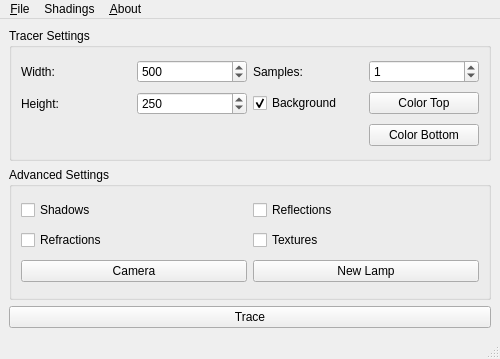
<?xml version="1.0" encoding="UTF-8"?>
<ui version="4.0">
 <class>Main</class>
 <widget class="QMainWindow" name="Main">
  <property name="geometry">
   <rect>
    <x>0</x>
    <y>0</y>
    <width>500</width>
    <height>359</height>
   </rect>
  </property>
  <property name="windowTitle">
   <string>MainWindow</string>
  </property>
  <widget class="QWidget" name="centralwidget">
   <layout class="QVBoxLayout" name="verticalLayout">
    <item>
     <widget class="QGroupBox" name="groupBox">
      <property name="title">
       <string>Tracer Settings</string>
      </property>
      <layout class="QGridLayout" name="gridLayout_2">
       <item row="0" column="1">
        <widget class="QSpinBox" name="valWidth">
         <property name="minimum">
          <number>0</number>
         </property>
         <property name="maximum">
          <number>1000</number>
         </property>
         <property name="value">
          <number>500</number>
         </property>
        </widget>
       </item>
       <item row="1" column="2">
        <widget class="QCheckBox" name="backGround">
         <property name="text">
          <string>Background</string>
         </property>
         <property name="checked">
          <bool>true</bool>
         </property>
        </widget>
       </item>
       <item row="0" column="2">
        <widget class="QLabel" name="label_2">
         <property name="text">
          <string>Samples:</string>
         </property>
        </widget>
       </item>
       <item row="0" column="3">
        <widget class="QSpinBox" name="valSamples">
         <property name="maximum">
          <number>1000</number>
         </property>
         <property name="value">
          <number>1</number>
         </property>
        </widget>
       </item>
       <item row="1" column="0">
        <widget class="QLabel" name="label_5">
         <property name="text">
          <string>Height:</string>
         </property>
        </widget>
       </item>
       <item row="0" column="0">
        <widget class="QLabel" name="label_4">
         <property name="text">
          <string>Width:</string>
         </property>
        </widget>
       </item>
       <item row="1" column="1">
        <widget class="QSpinBox" name="valHeight">
         <property name="maximum">
          <number>5000</number>
         </property>
         <property name="value">
          <number>250</number>
         </property>
        </widget>
       </item>
       <item row="1" column="3">
        <widget class="QPushButton" name="ColorTop">
         <property name="text">
          <string>Color Top</string>
         </property>
        </widget>
       </item>
       <item row="2" column="3">
        <widget class="QPushButton" name="ColorBottom">
         <property name="text">
          <string>Color Bottom</string>
         </property>
        </widget>
       </item>
      </layout>
     </widget>
    </item>
    <item>
     <widget class="QGroupBox" name="groupBox_2">
      <property name="title">
       <string>Advanced Settings</string>
      </property>
      <layout class="QGridLayout" name="gridLayout_3">
       <item row="0" column="0">
        <widget class="QCheckBox" name="valShadows">
         <property name="text">
          <string>Shadows</string>
         </property>
         <property name="checked">
          <bool>false</bool>
         </property>
        </widget>
       </item>
       <item row="1" column="0">
        <widget class="QCheckBox" name="valRefractions">
         <property name="text">
          <string>Refractions</string>
         </property>
        </widget>
       </item>
       <item row="13" column="0">
        <widget class="QPushButton" name="buttonCamera">
         <property name="text">
          <string>Camera</string>
         </property>
        </widget>
       </item>
       <item row="0" column="1">
        <widget class="QCheckBox" name="valReflections">
         <property name="text">
          <string>Reflections</string>
         </property>
         <property name="checked">
          <bool>false</bool>
         </property>
        </widget>
       </item>
       <item row="1" column="1">
        <widget class="QCheckBox" name="valTextures">
         <property name="text">
          <string>Textures</string>
         </property>
        </widget>
       </item>
       <item row="13" column="1">
        <widget class="QPushButton" name="lampButton">
         <property name="text">
          <string>New Lamp</string>
         </property>
        </widget>
       </item>
      </layout>
     </widget>
    </item>
    <item>
     <widget class="QPushButton" name="buttonTrace">
      <property name="text">
       <string>Trace</string>
      </property>
     </widget>
    </item>
   </layout>
  </widget>
  <widget class="QMenuBar" name="menubar">
   <property name="geometry">
    <rect>
     <x>0</x>
     <y>0</y>
     <width>500</width>
     <height>17</height>
    </rect>
   </property>
   <widget class="QMenu" name="menuFile">
    <property name="title">
     <string>&amp;File</string>
    </property>
    <addaction name="actionNew_Sphere"/>
    <addaction name="actionNew_Box"/>
    <addaction name="actionGenerate_Scene"/>
    <addaction name="actionTracing_Settings"/>
    <addaction name="actionOpen_Virtual_Scene"/>
    <addaction name="actionOpen_Data"/>
    <addaction name="separator"/>
    <addaction name="actionSave"/>
    <addaction name="actionStart_and_Save_Animation"/>
    <addaction name="separator"/>
    <addaction name="actionQuit"/>
   </widget>
   <widget class="QMenu" name="menuAbout">
    <property name="title">
     <string>&amp;About</string>
    </property>
    <addaction name="actionAbout"/>
   </widget>
   <widget class="QMenu" name="menuShadings">
    <property name="title">
     <string>Shadings</string>
    </property>
    <addaction name="actionColor_Shading"/>
    <addaction name="actionDepth_Shading"/>
    <addaction name="actionNormal_Shading"/>
    <addaction name="actionPhong_Shading"/>
    <addaction name="actionBlinn_Phong"/>
    <addaction name="separator"/>
    <addaction name="actionCell_Shading"/>
    <addaction name="actionGooch_Shading"/>
   </widget>
   <addaction name="menuFile"/>
   <addaction name="menuShadings"/>
   <addaction name="menuAbout"/>
  </widget>
  <widget class="QStatusBar" name="statusbar"/>
  <action name="actionAbout">
   <property name="text">
    <string>&amp;About</string>
   </property>
  </action>
  <action name="actionSave">
   <property name="text">
    <string>&amp;Save Frame as an Image</string>
   </property>
  </action>
  <action name="actionQuit">
   <property name="text">
    <string>&amp;Quit</string>
   </property>
  </action>
  <action name="actionGenerate_Scene">
   <property name="text">
    <string>Simulated Scene</string>
   </property>
  </action>
  <action name="actionTracing_Settings">
   <property name="text">
    <string>Load SetUp</string>
   </property>
  </action>
  <action name="actionOpen_Data">
   <property name="text">
    <string>Open Data File</string>
   </property>
  </action>
  <action name="actionStart_and_Save_Animation">
   <property name="text">
    <string>Start and Save Animation</string>
   </property>
  </action>
  <action name="actionOpen_Virtual_Scene">
   <property name="text">
    <string>Open Virtual Scene</string>
   </property>
  </action>
  <action name="actionDepth_Shading">
   <property name="text">
    <string>Depth Shading</string>
   </property>
  </action>
  <action name="actionNormal_Shading">
   <property name="text">
    <string>Normal Shading</string>
   </property>
  </action>
  <action name="actionPhong_Shading">
   <property name="text">
    <string>Phong</string>
   </property>
  </action>
  <action name="actionBlinn_Phong">
   <property name="text">
    <string>Blinn-Phong</string>
   </property>
  </action>
  <action name="actionCell_Shading">
   <property name="text">
    <string>Cell Shading</string>
   </property>
  </action>
  <action name="actionGooch_Shading">
   <property name="text">
    <string>Gooch Shading</string>
   </property>
  </action>
  <action name="actionColor_Shading">
   <property name="text">
    <string>Color Shading</string>
   </property>
  </action>
  <action name="actionNew_Sphere">
   <property name="text">
    <string>New Sphere</string>
   </property>
  </action>
  <action name="actionNew_Box">
   <property name="text">
    <string>New Box</string>
   </property>
   <property name="toolTip">
    <string>New Box</string>
   </property>
  </action>
 </widget>
 <tabstops>
  <tabstop>valWidth</tabstop>
  <tabstop>valHeight</tabstop>
  <tabstop>valSamples</tabstop>
  <tabstop>backGround</tabstop>
  <tabstop>ColorTop</tabstop>
  <tabstop>ColorBottom</tabstop>
  <tabstop>valShadows</tabstop>
  <tabstop>valRefractions</tabstop>
  <tabstop>valReflections</tabstop>
  <tabstop>valTextures</tabstop>
  <tabstop>buttonCamera</tabstop>
  <tabstop>lampButton</tabstop>
  <tabstop>buttonTrace</tabstop>
 </tabstops>
 <resources/>
 <connections/>
</ui>
